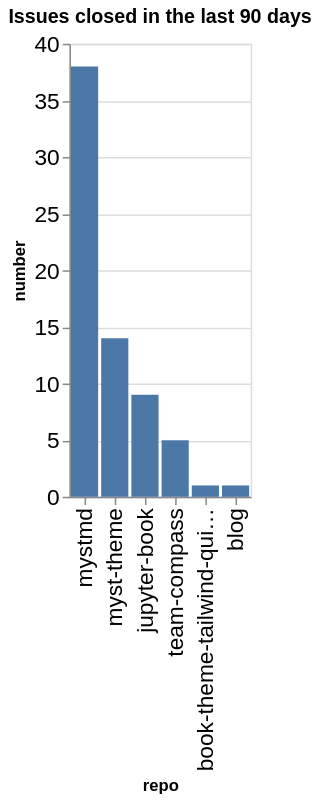

The notebook cell this image was saved under:
### Code cell
closed_counts = closed.groupby(['org', 'repo']).count()['number'].reset_index()
closed_counts['org/repo'] = closed_counts.apply(lambda a: a['org'] + '/' + a['repo'], axis=1)
sorted_vals = closed_counts.sort_values(['number'], ascending=False)['repo'].values
alt.Chart(data=closed_counts, title=f"Issues closed in the last {n_days} days").mark_bar().encode(
    x=alt.X('repo', sort=alt.Sort(sorted_vals.tolist())),
    y='number',
)

### Figure 1 — Vega-Lite specification as saved in the notebook (floating-point values rounded to 4 significant figures)
{"config": {"axisLeft": {"labelFontSize": 15}, "axisBottom": {"labelFontSize": 15}}, "data": {"name": "data-d074bf80e507df31e3aec5528d43cc6f"}, "mark": {"type": "bar"}, "encoding": {"x": {"field": "repo", "sort": ["mystmd", "myst-theme", "jupyter-book", "team-compass", "book-theme-tailwind-quickstart", "blog"], "type": "nominal"}, "y": {"field": "number", "type": "quantitative"}}, "title": "Issues closed in the last 90 days", "$schema": "https://vega.github.io/schema/vega-lite/v5.20.1.json", "datasets": {"data-d074bf80e507df31e3aec5528d43cc6f": [{"org": "jupyter-book", "repo": "blog", "number": 1, "org/repo": "jupyter-book/blog"}, {"org": "jupyter-book", "repo": "book-theme-tailwind-quickstart", "number": 1, "org/repo": "jupyter-book/book-theme-tailwind-quickstart"}, {"org": "jupyter-book", "repo": "jupyter-book", "number": 9, "org/repo": "jupyter-book/jupyter-book"}, {"org": "jupyter-book", "repo": "myst-theme", "number": 14, "org/repo": "jupyter-book/myst-theme"}, {"org": "jupyter-book", "repo": "mystmd", "number": 38, "org/repo": "jupyter-book/mystmd"}, {"org": "jupyter-book", "repo": "team-compass", "number": 5, "org/repo": "jupyter-book/team-compass"}]}}
